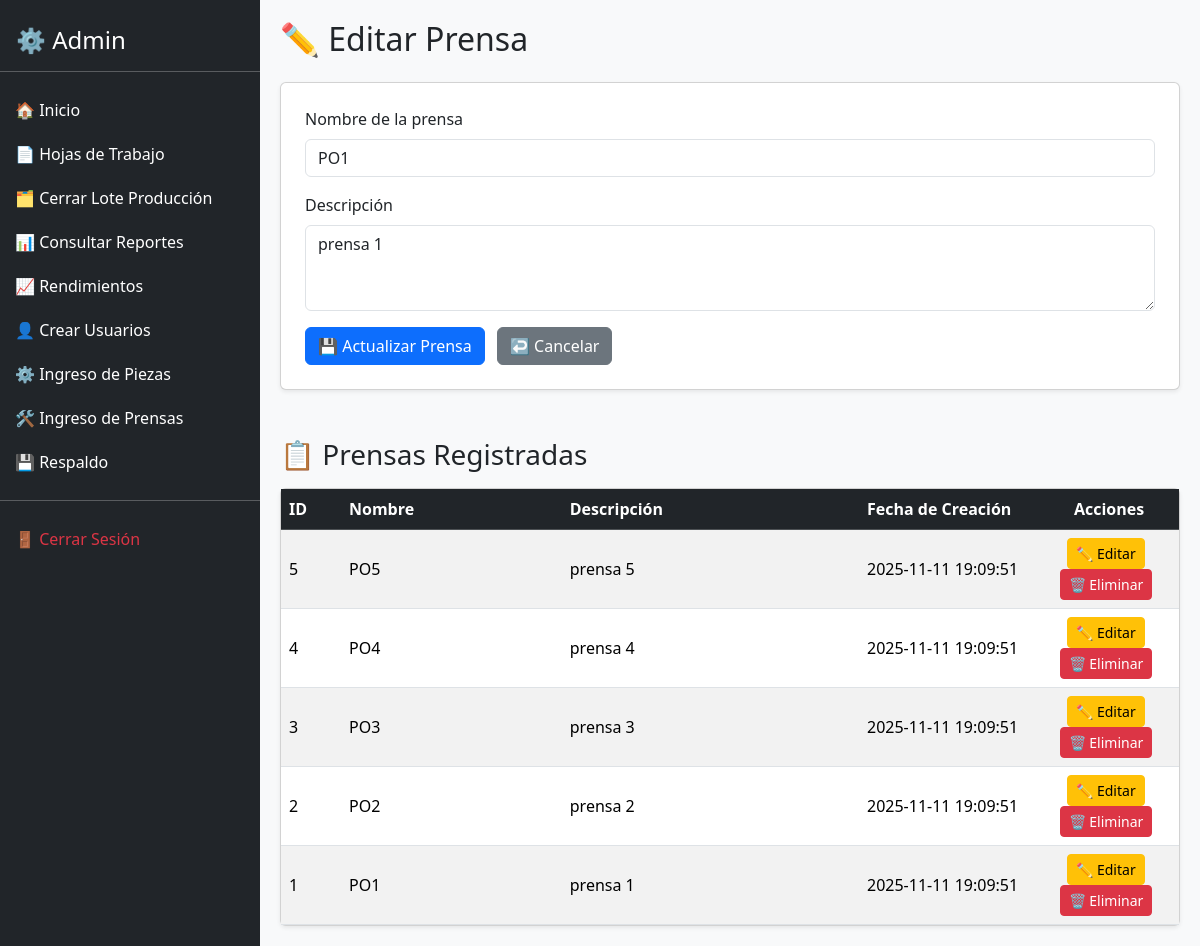
The page /ingreso_prensas.php?editar=1 on the database its author committed.
### tables this page shows
CREATE TABLE `prensas` (
  `id` int(11) NOT NULL,
  `nombre` varchar(50) NOT NULL,
  `descripcion` text DEFAULT NULL,
  `creado_at` timestamp NOT NULL DEFAULT current_timestamp()
);

### ingreso_prensas.php (the view, shortened to what this page needs)
<?php
require 'db.php';
$editar = null;
if (isset($_GET['editar'])) {
    $idEditar = (int)$_GET['editar'];
    if ($idEditar > 0) {
        $stmt = $pdo->prepare("SELECT id, nombre, descripcion FROM prensas WHERE id = ?");
        $stmt->execute([$idEditar]);
        $editar = $stmt->fetch(PDO::FETCH_ASSOC) ?: null;
    }
}
$stmt = $pdo->query("SELECT id, nombre, descripcion, creado_at FROM prensas ORDER BY id DESC");
$prensas = $stmt->fetchAll(PDO::FETCH_ASSOC);
?>
<!DOCTYPE html>
<html lang="es">
<head>
    <link href="https://cdn.jsdelivr.net/npm/bootstrap@5.3.3/dist/css/bootstrap.min.css" rel="stylesheet">
</head>
<body class="bg-light">
<?php include 'sidebar.php'; ?>
<div class="content">
    <h2 class="mb-4"><?= $editar ? "✏️ Editar Prensa" : "➕ Registrar Nueva Prensa" ?></h2>
    <form method="POST" class="card p-4 shadow-sm mb-5" novalidate>
        <div class="mb-3">
            <label class="form-label">Nombre de la prensa</label>
            <input type="text" name="nombre" class="form-control" required value="<?= htmlspecialchars($editar['nombre'] ?? '') ?>">
        </div>
        <div class="mb-3">
            <label class="form-label">Descripción</label>
            <textarea name="descripcion" class="form-control" rows="3"><?= htmlspecialchars($editar['descripcion'] ?? '') ?></textarea>
        </div>
        <div>
            <button type="submit" class="btn btn-primary"><?= $editar ? "💾 Actualizar Prensa" : "💾 Guardar Prensa" ?></button>
            <?php if ($editar): ?>
                <a href="ingreso_prensas.php" class="btn btn-secondary ms-2">↩️ Cancelar</a>
            <?php endif; ?>
        </div>
    </form>
    <h3 class="mb-3">📋 Prensas Registradas</h3>
    <div class="card shadow-sm">
        <div class="card-body p-0">
            <div class="table-responsive">
                <table class="table table-striped mb-0 align-middle">
                    <thead class="table-dark">
                        <tr>
                            <th style="width:60px">ID</th>
                            <th>Nombre</th>
                            <th>Descripción</th>
                            <th style="width:180px">Fecha de Creación</th>
                            <th style="width:140px" class="text-center">Acciones</th>
                        </tr>
                    </thead>
                    <tbody>
                        <?php if (!empty($prensas)): ?>
                            <?php foreach ($prensas as $r): ?>
                                <tr>
                                    <td><?= htmlspecialchars($r['id']) ?></td>
                                    <td><?= htmlspecialchars($r['nombre']) ?></td>
                                    <td><?= nl2br(htmlspecialchars($r['descripcion'])) ?></td>
                                    <td><?= htmlspecialchars($r['creado_at']) ?></td>
                                    <td class="text-center table-actions">
                                        <a href="ingreso_prensas.php?editar=<?= $r['id'] ?>" class="btn btn-sm btn-warning">✏️ Editar</a>
                                        <button type="button" class="btn btn-sm btn-danger" onclick="confirmarEliminar('<?= addslashes(htmlspecialchars($r['nombre'])) ?>', <?= $r['id'] ?>)">🗑️ Eliminar</button>
                                    </td>
                                </tr>
                            <?php endforeach; ?>
                        <?php else: ?>
                            <tr>
                                <td colspan="5" class="text-center text-muted py-4">No hay prensas registradas aún.</td>
                            </tr>
                        <?php endif; ?>
                    </tbody>
                </table>
            </div>
        </div>
    </div>
</div>
</body>
</html>

### ingreso_prensas.php (style rules this page uses)
.content { margin-left: 220px; padding: 20px; }
.table-actions .btn { margin-right: 6px; }

### sidebar.php (style rules this page uses)
.content { margin-left: 260px; padding: 20px; }

### rows shown on the page
prensas: nombre "PO1", descripcion "prensa 1", id "1", creado_at "2025-11-11 19:09:51"
prensas: id "5", nombre "PO5", descripcion "prensa 5", creado_at "2025-11-11 19:09:51"
prensas: id "4", nombre "PO4", descripcion "prensa 4", creado_at "2025-11-11 19:09:51"
prensas: id "3", nombre "PO3", descripcion "prensa 3", creado_at "2025-11-11 19:09:51"
prensas: id "2", nombre "PO2", descripcion "prensa 2", creado_at "2025-11-11 19:09:51"
